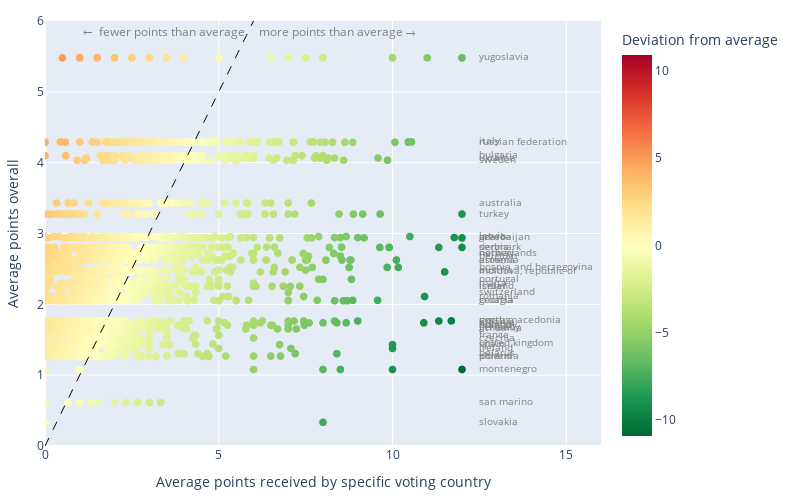

This figure's notebook cell:
### Code cell
import plotly.express as px
import plotly.graph_objects as go

# Render an interactive (hoverable) plot
fig = px.scatter(votes, x='average_points_voter', y='average_points')
fig.update_traces(hovertemplate='Performer: %{customdata[0]}'
                  + '<br>Voter: %{customdata[1]}'
                  + '<br>Total Eurovisions competed: %{customdata[2]}'
                  + '<br>Total times voted for by selected country: %{customdata[3]}'
                  + '<br>Average points overall: %{customdata[5]:.2f}'
                  + '<br>Average points by %{customdata[1]}: %{customdata[7]:.2f}',
                  customdata=votes, marker_color=votes['deviation'],

                  marker=dict(size=8, color=votes['deviation'], colorscale='rdylgn_r', 
                              cmid=0, 
                              showscale=True, colorbar=dict(title='Deviation from average'))
                )
fig.update_layout(hoverlabel_align='left', width=800, height=500, margin=dict(l=20, r=20, t=20, b=20),
                  xaxis={'title': 'Average points received by specific voting country'},
                  yaxis={'title': 'Average points overall'})

# add a diagnonal line to plot
fig.add_shape(type='line', x0=0, y0=0, x1=12, y1=12, line=dict(color='black', width=1, dash='dash'))


fig.add_annotation(
    text = ('\u2190  fewer points than average'), showarrow=False,
    x = 5.8, y = 6, xanchor='right', yanchor='top', 
    font=dict(size=12, color="grey"))
fig.add_annotation(
    text = ('more points than average \u2192'), showarrow=False,
    x = 6.1, y = 6, xanchor='left', yanchor='top', 
    font=dict(size=12, color="grey"))

votes2 = votes[['average_points', 'performer']].drop_duplicates()
votes2['x'] = 12.5



fig.add_trace(go.Scatter(
    x=votes2['x'],
    y=votes2['average_points'],
    mode="text",
    text=votes2['performer'],
    showlegend=False,
    textposition="middle right", textfont=dict(size=10, color="grey")
))


# set plot limits
fig.update_yaxes(range=[0, 6])
fig.update_xaxes(range=[0, 16])


fig.show()
fig.write_html("../../plots/voting_average_vs_all_average.html")

### Figure 1 — Plotly figure (JSON) as saved in the notebook; plotly's stock layout.template omitted (floating-point values rounded to 4 significant figures; data arrays with more than 128 entries replaced by an {"elided": "..."} marker saying what was removed)
{"data": [{"customdata": {"elided": "2401x9 mixed values"}, "hovertemplate": "Performer: %{customdata[0]}<br>Voter: %{customdata[1]}<br>Total Eurovisions competed: %{customdata[2]}<br>Total times voted for by selected country: %{customdata[3]}<br>Average points overall: %{customdata[5]:.2f}<br>Average points by %{customdata[1]}: %{customdata[7]:.2f}", "legendgroup": "", "marker": {"cmid": 0, "color": {"elided": "2401 float values"}, "colorbar": {"title": {"text": "Deviation from average"}}, "colorscale": [[0, "rgb(0,104,55)"], [0.1, "rgb(26,152,80)"], [0.2, "rgb(102,189,99)"], [0.3, "rgb(166,217,106)"], [0.4, "rgb(217,239,139)"], [0.5, "rgb(255,255,191)"], [0.6, "rgb(254,224,139)"], [0.7, "rgb(253,174,97)"], [0.8, "rgb(244,109,67)"], [0.9, "rgb(215,48,39)"], [1, "rgb(165,0,38)"]], "showscale": true, "size": 8, "symbol": "circle"}, "mode": "markers", "name": "", "showlegend": false, "type": "scattergl", "x": {"elided": "2401 float values"}, "xaxis": "x", "y": {"elided": "2401 float values"}, "yaxis": "y"}, {"mode": "text", "showlegend": false, "text": ["belgium", "croatia", "cyprus", "estonia", "north macedonia", "finland", "france", "germany", "greece", "hungary", "ireland", "israel", "malta", "norway", "poland", "portugal", "romania", "slovakia", "slovenia", "spain", "sweden", "switzerland", "netherlands", "turkey", "united kingdom", "austria", "bosnia and herzegovina", "denmark", "iceland", "lithuania", "latvia", "russian federation", "ukraine", "albania", "andorra", "belarus", "monaco", "yugoslavia", "bulgaria", "moldova, republic of", "armenia", "czechia", "georgia", "montenegro", "serbia", "azerbaijan", "san marino", "italy", "australia"], "textfont": {"color": "grey", "size": 10}, "textposition": "middle right", "type": "scatter", "x": [12.5, 12.5, 12.5, 12.5, 12.5, 12.5, 12.5, 12.5, 12.5, 12.5, 12.5, 12.5, 12.5, 12.5, 12.5, 12.5, 12.5, 12.5, 12.5, 12.5, 12.5, 12.5, 12.5, 12.5, 12.5, 12.5, 12.5, 12.5, 12.5, 12.5, 12.5, 12.5, 12.5, 12.5, 12.5, 12.5, 12.5, 12.5, 12.5, 12.5, 12.5, 12.5, 12.5, 12.5, 12.5, 12.5, 12.5, 12.5, 12.5], "y": [2.681, 2.051, 1.767, 2.625, 1.765, 1.706, 1.564, 1.666, 2.943, 1.704, 1.377, 2.253, 2.3, 2.722, 1.265, 2.353, 2.11, 0.3333, 1.27, 1.432, 4.033, 2.168, 2.719, 3.274, 1.441, 2.482, 2.521, 2.807, 2.257, 1.652, 2.958, 4.288, 4.066, 1.739, null, 1.303, null, 5.479, 4.099, 2.458, 2.626, 1.525, 2.057, 1.08, 2.804, 2.938, 0.614, 4.293, 3.43]}], "layout": {"annotations": [{"font": {"color": "grey", "size": 12}, "showarrow": false, "text": "←  fewer points than average", "x": 5.8, "xanchor": "right", "y": 6, "yanchor": "top"}, {"font": {"color": "grey", "size": 12}, "showarrow": false, "text": "more points than average →", "x": 6.1, "xanchor": "left", "y": 6, "yanchor": "top"}], "height": 500, "hoverlabel": {"align": "left"}, "legend": {"tracegroupgap": 0}, "margin": {"b": 20, "l": 20, "r": 20, "t": 20}, "shapes": [{"line": {"color": "black", "dash": "dash", "width": 1}, "type": "line", "x0": 0, "x1": 12, "y0": 0, "y1": 12}], "width": 800, "xaxis": {"anchor": "y", "domain": [0, 1], "range": [0, 16], "title": {"text": "Average points received by specific voting country"}}, "yaxis": {"anchor": "x", "domain": [0, 1], "range": [0, 6], "title": {"text": "Average points overall"}}}}
